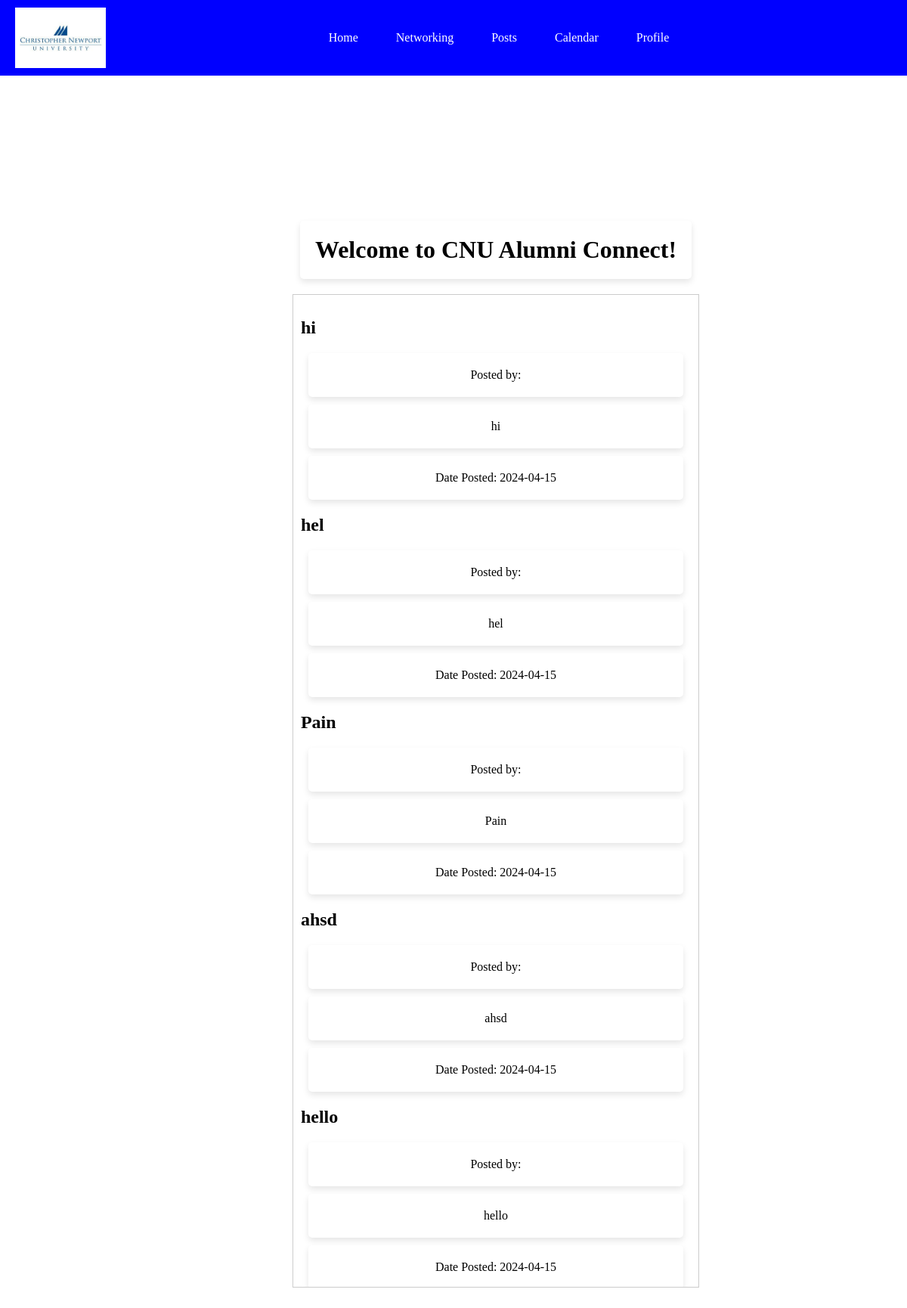
The app's page /login/post_subsystem.php with its own data.
### tables this page shows
CREATE TABLE `post` (
  `PostID` int(11) NOT NULL,
  `Post_Title` varchar(45) NOT NULL,
  `Post_Content` varchar(45) NOT NULL,
  `Date_Posted` date NOT NULL,
  `user_id` bigint(20) NOT NULL,
  `Image_Path` varchar(255) DEFAULT NULL
);

### login/post_subsystem.php (the view, shortened to what this page needs)
<?php
$dbhost = "localhost";
$dbuser = "root";
$dbpass = "";
$dbname = "database351";
$con = mysqli_connect($dbhost, $dbuser, $dbpass, $dbname);
$query = "SELECT POST.*, users.user_name FROM POST LEFT JOIN users ON POST.user_id = users.id ORDER BY `Date_Posted` DESC";
$result = mysqli_query($con, $query);
?>
<!DOCTYPE html>
<html lang="en">
<head>
    <link rel="stylesheet" href="styles.css">
</head>
<body>
<header>
    <img src="cnu.jpg" alt="CNU Logo" id="cnu-logo">
    <nav>
        <ul>
            <li><a href="index.php">Home</a></li>
            <li><a href="add_friend.php">Networking</a></li>
            <li><a href="post_subsystem.php">Posts</a></li>
            <li><a href="calendar.php">Calendar</a></li>
            <li><a href="profile.php">Profile</a></li>
        </ul>
    </nav>
</header>
<main>
<div class="left-column">
    <h2><a href="create_post.php" style="color: white; text-decoration: none;">Add a Post</a></h2>
</div>
    <div class="right-column">
        <h1>Welcome to CNU Alumni Connect!</h1>
        <div class="post-container">
            <?php
            while ($row = mysqli_fetch_assoc($result)) {
                echo '<div class="post">';
                echo '<h2>' . $row['Post_Title'] . '</h2>';
                echo '<p>Posted by: ' . $row['user_name'] . '</p>';
                echo '<p>' . $row['Post_Content'] . '</p>';
                echo '<p>Date Posted: ' . $row['Date_Posted'] . '</p>';
                echo '</div>';
            }
            ?>
        </div>
    </div>
</main>
</body>
</html>

### login/styles.css (style rules this page uses)
html, body { margin: 0; padding: 0; height: 100vh; overflow: hidden; background-image: url('cnh.jpg'); background-size: cover; background-repeat: no-repeat; background-attachment: fixed; }
header { background-color: blue; color: white; display: flex; justify-content: space-between; align-items: center; padding: 10px 20px; }
nav { width: 100%; }
nav ul { list-style-type: none; display: flex; justify-content: center; margin: 0; padding: 0; }
nav ul li { margin: 0 15px; }
nav ul li a { color: white; text-decoration: none; padding: 5px 10px; }
#cnu-logo { height: 80px; }
main { display: flex; justify-content: center; align-items: center; height: calc(100vh - 100px); padding: 20px; }
main h1, main p { text-align: center; background-color: white; padding: 20px; border-radius: 5px; margin: 10px; box-shadow: 0 4px 8px rgba(0, 0, 0, 0.1); }

### login/post_subsystem.php (style rules this page uses)
.post-container { margin-top: 20px; max-height: 70vh; overflow-y: auto; border: 1px solid #ccc; padding: 10px; }
.post { margin-bottom: 20px; }

### records on screen
post: Post_Title "hi", Post_Content "hi", Date_Posted "2024-04-15"
post: Post_Title "hel", Post_Content "hel", Date_Posted "2024-04-15"
post: Post_Title "Pain", Post_Content "Pain", Date_Posted "2024-04-15"
post: Post_Title "ahsd", Post_Content "ahsd", Date_Posted "2024-04-15"
post: Post_Title "hello", Post_Content "hello", Date_Posted "2024-04-15"
